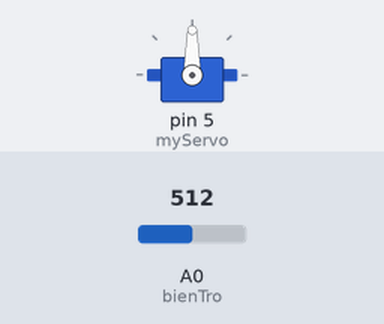
The sketch below on a simulated Arduino Uno, built with avr-gcc and run on an emulated ATmega328P. Parts: servo. Inputs (shaded band) come from the test bench; at power-on: A0 (bienTro) = 512.

Above: at 1.2 s.
1.3 s: A0 (bienTro) set to 716
At 2.5 s:
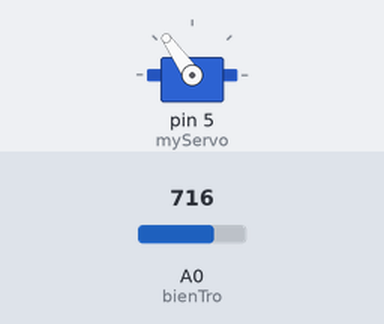
2.8 s: A0 (bienTro) set to 900
At 3.6 s:
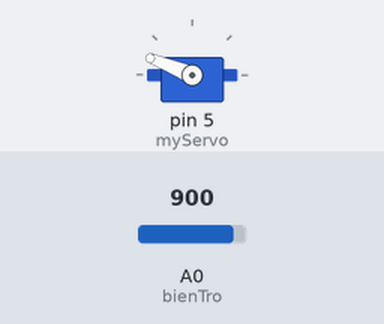
4.3 s: A0 (bienTro) set to 1023
At 5.0 s:
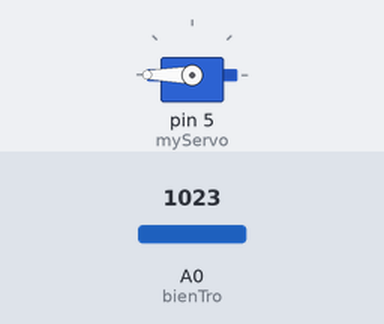
5.8 s: A0 (bienTro) set to 306
At 7.0 s:
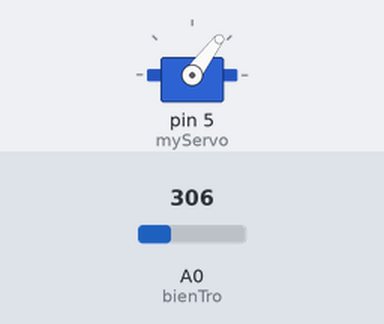
7.3 s: A0 (bienTro) set to 122
At 8.4 s:
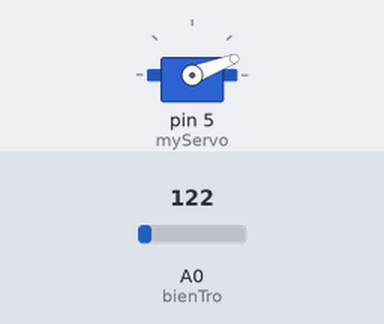
Timing chart, 0 to 9.8 s (numbered marks = the images above; inputs shaded):
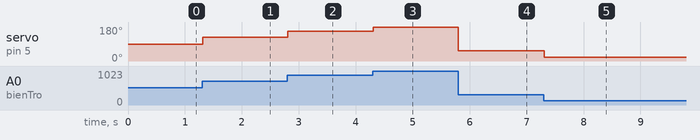

Measured:
- after the input at 1.3 s, servo on pin 5 (myServo): 90° → 125° at once
- after the input at 2.8 s, servo on pin 5 (myServo): 125° → 158° at once
- after the input at 4.3 s, servo on pin 5 (myServo): 158° → 180° at once
- after the input at 5.8 s, servo on pin 5 (myServo): 180° → 53° at once
- after the input at 7.3 s, servo on pin 5 (myServo): 53° → 21° at once

The sketch:

cau43-servo-bientro.ino
```cpp
#include <Servo.h>

Servo myServo;
int bienTro = A0;

void setup() {
  myServo.attach(5);
}

void loop() {
  int a = analogRead(bienTro);
  int goc = map(a, 0, 1023, 0, 180);
  myServo.write(goc);
  delay(15); // ??i servo quay
}
```
